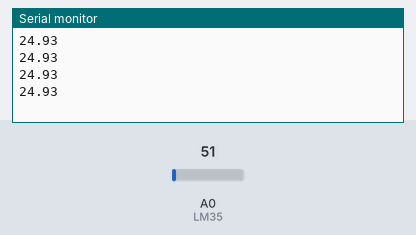
Simulated run of this sketch. Board: Arduino Uno, built with avr-gcc and run on an emulated ATmega328P. Parts: the last lines printed to the serial monitor. The test bench sets the inputs (shaded band); at power-on: A0 (LM35) = 51.

Above: at 1.2 s.
1.3 s: A0 (LM35) set to 61
At 1.71 s:
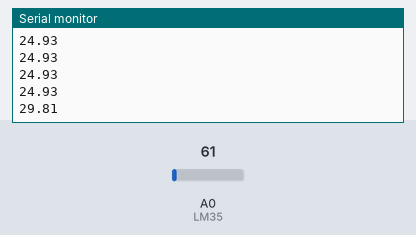
2.8 s: A0 (LM35) set to 71
At 2.91 s:
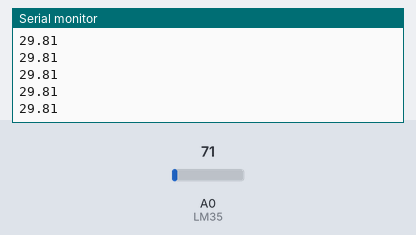
Timing chart, 0 to 5.8 s (numbered marks = the images above; inputs shaded):
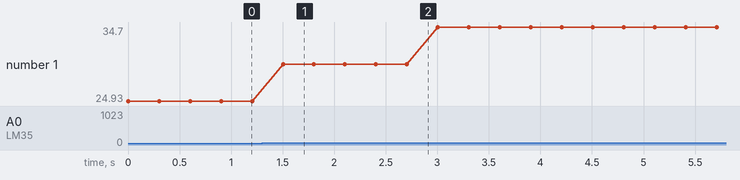

The sketch:

LM35_temparature_sensor_8.ino
```cpp
#define LM35 A0
void setup() {
  // put your setup code here, to run once:
Serial.begin(9600);

}

void loop() {
  // put your main code here, to run repeatedly:
float lmvalue=analogRead(LM35);
float tem=(lmvalue*500)/1023;
Serial.println(tem);
delay(300);
}
```

Measured:
- after the input at 1.3 s, the serial monitor: prints a new line after 0.20 s (image 1)
- plotted number 1: 24.93 → 29.81 after the input at 1.3 s, 29.81 → 34.7 after the input at 2.8 s
